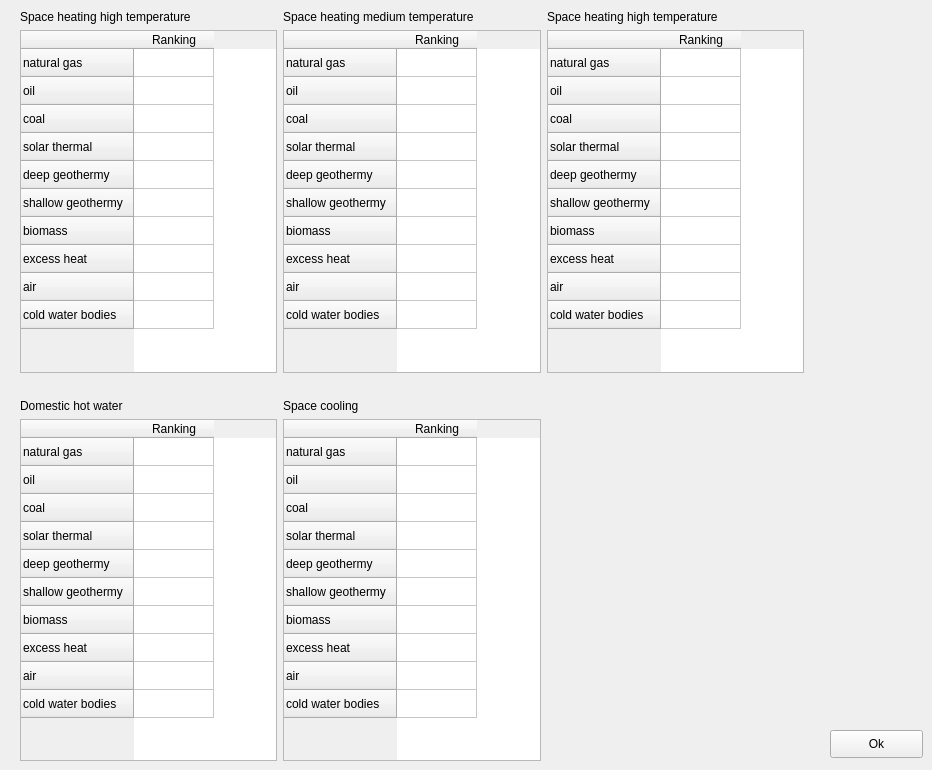
      <widget class="QWidget" name="tab_9">
       <attribute name="title">
        <string>Sources priritization</string>
       </attribute>
       <widget class="QWidget" name="layoutWidget_2">
        <property name="geometry">
         <rect>
          <x>20</x>
          <y>10</y>
          <width>784</width>
          <height>751</height>
         </rect>
        </property>
        <layout class="QGridLayout" name="gridLayout_5">
         <item row="0" column="1">
          <widget class="QLabel" name="label_5">
           <property name="text">
            <string>Space heating medium temperature</string>
           </property>
          </widget>
         </item>
         <item row="1" column="0">
          <widget class="QTableWidget" name="tableWidget">
           <attribute name="horizontalHeaderDefaultSectionSize">
            <number>80</number>
           </attribute>
           <attribute name="verticalHeaderDefaultSectionSize">
            <number>28</number>
           </attribute>
           <attribute name="verticalHeaderMinimumSectionSize">
            <number>28</number>
           </attribute>
           <row>
            <property name="text">
             <string>natural gas</string>
            </property>
           </row>
           <row>
            <property name="text">
             <string>oil</string>
            </property>
           </row>
           <row>
            <property name="text">
             <string>coal</string>
            </property>
           </row>
           <row>
            <property name="text">
             <string>solar thermal</string>
            </property>
           </row>
           <row>
            <property name="text">
             <string>deep geothermy</string>
            </property>
           </row>
           <row>
            <property name="text">
             <string>shallow geothermy</string>
            </property>
           </row>
           <row>
            <property name="text">
             <string>biomass</string>
            </property>
           </row>
           <row>
            <property name="text">
             <string>excess heat</string>
            </property>
           </row>
           <row>
            <property name="text">
             <string>air</string>
            </property>
           </row>
           <row>
            <property name="text">
             <string>cold water bodies</string>
            </property>
           </row>
           <column>
            <property name="text">
             <string>Ranking</string>
            </property>
           </column>
           <item row="0" column="0">
            <property name="text">
             <string/>
            </property>
            <property name="flags">
             <set>ItemIsDragEnabled|ItemIsUserCheckable|ItemIsEnabled</set>
            </property>
           </item>
           <item row="1" column="0">
            <property name="text">
             <string/>
            </property>
            <property name="flags">
             <set>ItemIsDragEnabled|ItemIsUserCheckable|ItemIsEnabled</set>
            </property>
           </item>
           <item row="2" column="0">
            <property name="text">
             <string/>
            </property>
            <property name="flags">
             <set>ItemIsDragEnabled|ItemIsUserCheckable|ItemIsEnabled</set>
            </property>
           </item>
           <item row="3" column="0">
            <property name="text">
             <string/>
            </property>
            <property name="flags">
             <set>ItemIsDragEnabled|ItemIsUserCheckable|ItemIsEnabled</set>
            </property>
           </item>
           <item row="4" column="0">
            <property name="text">
             <string/>
            </property>
            <property name="flags">
             <set>ItemIsDragEnabled|ItemIsUserCheckable|ItemIsEnabled</set>
            </property>
           </item>
           <item row="5" column="0">
            <property name="text">
             <string/>
            </property>
            <property name="flags">
             <set>ItemIsDragEnabled|ItemIsUserCheckable|ItemIsEnabled</set>
            </property>
           </item>
           <item row="6" column="0">
            <property name="text">
             <string/>
            </property>
            <property name="flags">
             <set>ItemIsDragEnabled|ItemIsUserCheckable|ItemIsEnabled</set>
            </property>
           </item>
           <item row="7" column="0">
            <property name="text">
             <string/>
            </property>
            <property name="flags">
             <set>ItemIsDragEnabled|ItemIsUserCheckable|ItemIsEnabled</set>
            </property>
           </item>
           <item row="8" column="0">
            <property name="text">
             <string/>
            </property>
            <property name="flags">
             <set>ItemIsDragEnabled|ItemIsUserCheckable|ItemIsEnabled</set>
            </property>
           </item>
          </widget>
         </item>
         <item row="0" column="0">
          <widget class="QLabel" name="label_4">
           <property name="text">
            <string>Space heating high temperature</string>
           </property>
          </widget>
         </item>
         <item row="3" column="1">
          <widget class="QLabel" name="label_12">
           <property name="text">
            <string>Space cooling</string>
           </property>
          </widget>
         </item>
         <item row="1" column="1">
          <widget class="QTableWidget" name="tableWidget_HeatingM">
           <attribute name="horizontalHeaderDefaultSectionSize">
            <number>80</number>
           </attribute>
           <attribute name="verticalHeaderDefaultSectionSize">
            <number>28</number>
           </attribute>
           <attribute name="verticalHeaderMinimumSectionSize">
            <number>28</number>
           </attribute>
           <row>
            <property name="text">
             <string>natural gas</string>
            </property>
           </row>
           <row>
            <property name="text">
             <string>oil</string>
            </property>
           </row>
           <row>
            <property name="text">
             <string>coal</string>
            </property>
           </row>
           <row>
            <property name="text">
             <string>solar thermal</string>
            </property>
           </row>
           <row>
            <property name="text">
             <string>deep geothermy</string>
            </property>
           </row>
           <row>
            <property name="text">
             <string>shallow geothermy</string>
            </property>
           </row>
           <row>
            <property name="text">
             <string>biomass</string>
            </property>
           </row>
           <row>
            <property name="text">
             <string>excess heat</string>
            </property>
           </row>
           <row>
            <property name="text">
             <string>air</string>
            </property>
           </row>
           <row>
            <property name="text">
             <string>cold water bodies</string>
            </property>
           </row>
           <column>
            <property name="text">
             <string>Ranking</string>
            </property>
           </column>
           <item row="0" column="0">
            <property name="text">
             <string/>
            </property>
            <property name="flags">
             <set>ItemIsDragEnabled|ItemIsUserCheckable|ItemIsEnabled</set>
            </property>
           </item>
           <item row="1" column="0">
            <property name="text">
             <string/>
            </property>
            <property name="flags">
             <set>ItemIsDragEnabled|ItemIsUserCheckable|ItemIsEnabled</set>
            </property>
           </item>
           <item row="2" column="0">
            <property name="text">
             <string/>
            </property>
            <property name="flags">
             <set>ItemIsDragEnabled|ItemIsUserCheckable|ItemIsEnabled</set>
            </property>
           </item>
           <item row="3" column="0">
            <property name="text">
             <string/>
            </property>
            <property name="flags">
             <set>ItemIsDragEnabled|ItemIsUserCheckable|ItemIsEnabled</set>
            </property>
           </item>
           <item row="4" column="0">
            <property name="text">
             <string/>
            </property>
            <property name="flags">
             <set>ItemIsDragEnabled|ItemIsUserCheckable|ItemIsEnabled</set>
            </property>
           </item>
           <item row="5" column="0">
            <property name="text">
             <string/>
            </property>
            <property name="flags">
             <set>ItemIsDragEnabled|ItemIsUserCheckable|ItemIsEnabled</set>
            </property>
           </item>
           <item row="6" column="0">
            <property name="text">
             <string/>
            </property>
            <property name="flags">
             <set>ItemIsDragEnabled|ItemIsUserCheckable|ItemIsEnabled</set>
            </property>
           </item>
           <item row="7" column="0">
            <property name="text">
             <string/>
            </property>
            <property name="flags">
             <set>ItemIsDragEnabled|ItemIsUserCheckable|ItemIsEnabled</set>
            </property>
           </item>
           <item row="8" column="0">
            <property name="text">
             <string/>
            </property>
            <property name="flags">
             <set>ItemIsDragEnabled|ItemIsUserCheckable|ItemIsEnabled</set>
            </property>
           </item>
          </widget>
         </item>
         <item row="1" column="2">
          <widget class="QTableWidget" name="tableWidget_heatinhH">
           <attribute name="horizontalHeaderDefaultSectionSize">
            <number>80</number>
           </attribute>
           <attribute name="verticalHeaderDefaultSectionSize">
            <number>28</number>
           </attribute>
           <attribute name="verticalHeaderMinimumSectionSize">
            <number>28</number>
           </attribute>
           <row>
            <property name="text">
             <string>natural gas</string>
            </property>
           </row>
           <row>
            <property name="text">
             <string>oil</string>
            </property>
           </row>
           <row>
            <property name="text">
             <string>coal</string>
            </property>
           </row>
           <row>
            <property name="text">
             <string>solar thermal</string>
            </property>
           </row>
           <row>
            <property name="text">
             <string>deep geothermy</string>
            </property>
           </row>
           <row>
            <property name="text">
             <string>shallow geothermy</string>
            </property>
           </row>
           <row>
            <property name="text">
             <string>biomass</string>
            </property>
           </row>
           <row>
            <property name="text">
             <string>excess heat</string>
            </property>
           </row>
           <row>
            <property name="text">
             <string>air</string>
            </property>
           </row>
           <row>
            <property name="text">
             <string>cold water bodies</string>
            </property>
           </row>
           <column>
            <property name="text">
             <string>Ranking</string>
            </property>
           </column>
           <item row="0" column="0">
            <property name="text">
             <string/>
            </property>
            <property name="flags">
             <set>ItemIsDragEnabled|ItemIsUserCheckable|ItemIsEnabled</set>
            </property>
           </item>
           <item row="1" column="0">
            <property name="text">
             <string/>
            </property>
            <property name="flags">
             <set>ItemIsDragEnabled|ItemIsUserCheckable|ItemIsEnabled</set>
            </property>
           </item>
           <item row="2" column="0">
            <property name="text">
             <string/>
            </property>
            <property name="flags">
             <set>ItemIsDragEnabled|ItemIsUserCheckable|ItemIsEnabled</set>
            </property>
           </item>
           <item row="3" column="0">
            <property name="text">
             <string/>
            </property>
            <property name="flags">
             <set>ItemIsDragEnabled|ItemIsUserCheckable|ItemIsEnabled</set>
            </property>
           </item>
           <item row="4" column="0">
            <property name="text">
             <string/>
            </property>
            <property name="flags">
             <set>ItemIsDragEnabled|ItemIsUserCheckable|ItemIsEnabled</set>
            </property>
           </item>
           <item row="5" column="0">
            <property name="text">
             <string/>
            </property>
            <property name="flags">
             <set>ItemIsDragEnabled|ItemIsUserCheckable|ItemIsEnabled</set>
            </property>
           </item>
           <item row="6" column="0">
            <property name="text">
             <string/>
            </property>
            <property name="flags">
             <set>ItemIsDragEnabled|ItemIsUserCheckable|ItemIsEnabled</set>
            </property>
           </item>
           <item row="7" column="0">
            <property name="text">
             <string/>
            </property>
            <property name="flags">
             <set>ItemIsDragEnabled|ItemIsUserCheckable|ItemIsEnabled</set>
            </property>
           </item>
           <item row="8" column="0">
            <property name="text">
             <string/>
            </property>
            <property name="flags">
             <set>ItemIsDragEnabled|ItemIsUserCheckable|ItemIsEnabled</set>
            </property>
           </item>
          </widget>
         </item>
         <item row="4" column="1">
          <widget class="QTableWidget" name="tableWidget_cool">
           <attribute name="horizontalHeaderDefaultSectionSize">
            <number>80</number>
           </attribute>
           <attribute name="verticalHeaderDefaultSectionSize">
            <number>28</number>
           </attribute>
           <attribute name="verticalHeaderMinimumSectionSize">
            <number>28</number>
           </attribute>
           <row>
            <property name="text">
             <string>natural gas</string>
            </property>
           </row>
           <row>
            <property name="text">
             <string>oil</string>
            </property>
           </row>
           <row>
            <property name="text">
             <string>coal</string>
            </property>
           </row>
           <row>
            <property name="text">
             <string>solar thermal</string>
            </property>
           </row>
           <row>
            <property name="text">
             <string>deep geothermy</string>
            </property>
           </row>
           <row>
            <property name="text">
             <string>shallow geothermy</string>
            </property>
           </row>
           <row>
            <property name="text">
             <string>biomass</string>
            </property>
           </row>
           <row>
            <property name="text">
             <string>excess heat</string>
            </property>
           </row>
           <row>
            <property name="text">
             <string>air</string>
            </property>
           </row>
           <row>
            <property name="text">
             <string>cold water bodies</string>
            </property>
           </row>
           <column>
            <property name="text">
             <string>Ranking</string>
            </property>
           </column>
           <item row="0" column="0">
            <property name="text">
             <string/>
            </property>
            <property name="flags">
             <set>ItemIsDragEnabled|ItemIsUserCheckable|ItemIsEnabled</set>
            </property>
           </item>
           <item row="1" column="0">
            <property name="text">
             <string/>
            </property>
            <property name="flags">
             <set>ItemIsDragEnabled|ItemIsUserCheckable|ItemIsEnabled</set>
            </property>
           </item>
           <item row="2" column="0">
            <property name="text">
             <string/>
            </property>
            <property name="flags">
             <set>ItemIsDragEnabled|ItemIsUserCheckable|ItemIsEnabled</set>
            </property>
           </item>
           <item row="3" column="0">
            <property name="text">
             <string/>
            </property>
            <property name="flags">
             <set>ItemIsDragEnabled|ItemIsUserCheckable|ItemIsEnabled</set>
            </property>
           </item>
           <item row="4" column="0">
            <property name="text">
             <string/>
            </property>
            <property name="flags">
             <set>ItemIsDragEnabled|ItemIsUserCheckable|ItemIsEnabled</set>
            </property>
           </item>
           <item row="5" column="0">
            <property name="text">
             <string/>
            </property>
            <property name="flags">
             <set>ItemIsDragEnabled|ItemIsUserCheckable|ItemIsEnabled</set>
            </property>
           </item>
           <item row="6" column="0">
            <property name="text">
             <string/>
            </property>
            <property name="flags">
             <set>ItemIsDragEnabled|ItemIsUserCheckable|ItemIsEnabled</set>
            </property>
           </item>
           <item row="7" column="0">
            <property name="text">
             <string/>
            </property>
            <property name="flags">
             <set>ItemIsDragEnabled|ItemIsUserCheckable|ItemIsEnabled</set>
            </property>
           </item>
           <item row="8" column="0">
            <property name="text">
             <string/>
            </property>
            <property name="flags">
             <set>ItemIsDragEnabled|ItemIsUserCheckable|ItemIsEnabled</set>
            </property>
           </item>
          </widget>
         </item>
         <item row="0" column="2">
          <widget class="QLabel" name="label_6">
           <property name="text">
            <string>Space heating high temperature</string>
           </property>
          </widget>
         </item>
         <item row="3" column="0">
          <widget class="QLabel" name="label_10">
           <property name="text">
            <string>Domestic hot water</string>
           </property>
          </widget>
         </item>
         <item row="4" column="0">
          <widget class="QTableWidget" name="tableWidget_dhw">
           <attribute name="horizontalHeaderDefaultSectionSize">
            <number>80</number>
           </attribute>
           <attribute name="verticalHeaderDefaultSectionSize">
            <number>28</number>
           </attribute>
           <attribute name="verticalHeaderMinimumSectionSize">
            <number>28</number>
           </attribute>
           <row>
            <property name="text">
             <string>natural gas</string>
            </property>
           </row>
           <row>
            <property name="text">
             <string>oil</string>
            </property>
           </row>
           <row>
            <property name="text">
             <string>coal</string>
            </property>
           </row>
           <row>
            <property name="text">
             <string>solar thermal</string>
            </property>
           </row>
           <row>
            <property name="text">
             <string>deep geothermy</string>
            </property>
           </row>
           <row>
            <property name="text">
             <string>shallow geothermy</string>
            </property>
           </row>
           <row>
            <property name="text">
             <string>biomass</string>
            </property>
           </row>
           <row>
            <property name="text">
             <string>excess heat</string>
            </property>
           </row>
           <row>
            <property name="text">
             <string>air</string>
            </property>
           </row>
           <row>
            <property name="text">
             <string>cold water bodies</string>
            </property>
           </row>
           <column>
            <property name="text">
             <string>Ranking</string>
            </property>
           </column>
           <item row="0" column="0">
            <property name="text">
             <string/>
            </property>
            <property name="flags">
             <set>ItemIsDragEnabled|ItemIsUserCheckable|ItemIsEnabled</set>
            </property>
           </item>
           <item row="1" column="0">
            <property name="text">
             <string/>
            </property>
            <property name="flags">
             <set>ItemIsDragEnabled|ItemIsUserCheckable|ItemIsEnabled</set>
            </property>
           </item>
           <item row="2" column="0">
            <property name="text">
             <string/>
            </property>
            <property name="flags">
             <set>ItemIsDragEnabled|ItemIsUserCheckable|ItemIsEnabled</set>
            </property>
           </item>
           <item row="3" column="0">
            <property name="text">
             <string/>
            </property>
            <property name="flags">
             <set>ItemIsDragEnabled|ItemIsUserCheckable|ItemIsEnabled</set>
            </property>
           </item>
           <item row="4" column="0">
            <property name="text">
             <string/>
            </property>
            <property name="flags">
             <set>ItemIsDragEnabled|ItemIsUserCheckable|ItemIsEnabled</set>
            </property>
           </item>
           <item row="5" column="0">
            <property name="text">
             <string/>
            </property>
            <property name="flags">
             <set>ItemIsDragEnabled|ItemIsUserCheckable|ItemIsEnabled</set>
            </property>
           </item>
           <item row="6" column="0">
            <property name="text">
             <string/>
            </property>
            <property name="flags">
             <set>ItemIsDragEnabled|ItemIsUserCheckable|ItemIsEnabled</set>
            </property>
           </item>
           <item row="7" column="0">
            <property name="text">
             <string/>
            </property>
            <property name="flags">
             <set>ItemIsDragEnabled|ItemIsUserCheckable|ItemIsEnabled</set>
            </property>
           </item>
           <item row="8" column="0">
            <property name="text">
             <string/>
            </property>
            <property name="flags">
             <set>ItemIsDragEnabled|ItemIsUserCheckable|ItemIsEnabled</set>
            </property>
           </item>
          </widget>
         </item>
         <item row="2" column="0">
          <spacer name="verticalSpacer_2">
           <property name="orientation">
            <enum>Qt::Vertical</enum>
           </property>
           <property name="sizeType">
            <enum>QSizePolicy::Preferred</enum>
           </property>
           <property name="sizeHint" stdset="0">
            <size>
             <width>0</width>
             <height>20</height>
            </size>
           </property>
          </spacer>
         </item>
        </layout>
       </widget>
       <widget class="QPushButton" name="ok">
        <property name="geometry">
         <rect>
          <x>830</x>
          <y>730</y>
          <width>93</width>
          <height>28</height>
         </rect>
        </property>
        <property name="text">
         <string>Ok</string>
        </property>
       </widget>
      </widget>
